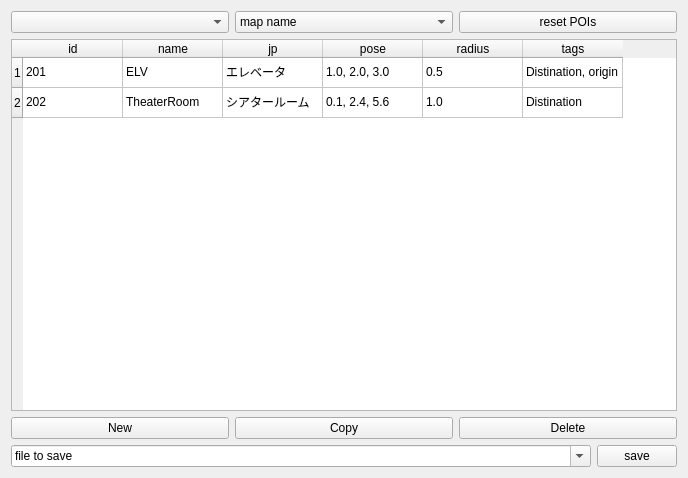
<?xml version="1.0" encoding="UTF-8"?>
<ui version="4.0">
 <class>PoiEditorUi</class>
 <widget class="QWidget" name="PoiEditorUi">
  <property name="windowModality">
   <enum>Qt::WindowModal</enum>
  </property>
  <property name="geometry">
   <rect>
    <x>0</x>
    <y>0</y>
    <width>688</width>
    <height>478</height>
   </rect>
  </property>
  <property name="sizePolicy">
   <sizepolicy hsizetype="Preferred" vsizetype="Preferred">
    <horstretch>0</horstretch>
    <verstretch>0</verstretch>
   </sizepolicy>
  </property>
  <property name="windowTitle">
   <string>TestWidget Window</string>
  </property>
  <layout class="QVBoxLayout" name="verticalLayout">
   <item>
    <layout class="QHBoxLayout" name="horizontalLayout">
     <item>
      <widget class="QComboBox" name="MapListcomboBox">
       <property name="currentText">
        <string/>
       </property>
       <property name="currentIndex">
        <number>-1</number>
       </property>
      </widget>
     </item>
     <item>
      <widget class="QComboBox" name="MapComboBox">
       <property name="layoutDirection">
        <enum>Qt::LeftToRight</enum>
       </property>
       <item>
        <property name="text">
         <string>map name</string>
        </property>
       </item>
      </widget>
     </item>
     <item>
      <widget class="QPushButton" name="ResetButton">
       <property name="text">
        <string>reset POIs</string>
       </property>
      </widget>
     </item>
    </layout>
   </item>
   <item>
    <widget class="QTableWidget" name="PoiTable">
     <property name="rowCount">
      <number>2</number>
     </property>
     <property name="columnCount">
      <number>6</number>
     </property>
     <row>
      <property name="text">
       <string>1</string>
      </property>
     </row>
     <row>
      <property name="text">
       <string>2</string>
      </property>
     </row>
     <column>
      <property name="text">
       <string>id</string>
      </property>
     </column>
     <column>
      <property name="text">
       <string>name</string>
      </property>
     </column>
     <column>
      <property name="text">
       <string>jp</string>
      </property>
     </column>
     <column>
      <property name="text">
       <string>pose</string>
      </property>
     </column>
     <column>
      <property name="text">
       <string>radius</string>
      </property>
     </column>
     <column>
      <property name="text">
       <string>tags</string>
      </property>
     </column>
     <item row="0" column="0">
      <property name="text">
       <string>201</string>
      </property>
     </item>
     <item row="0" column="1">
      <property name="text">
       <string>ELV</string>
      </property>
     </item>
     <item row="0" column="2">
      <property name="text">
       <string>エレベータ</string>
      </property>
     </item>
     <item row="0" column="3">
      <property name="text">
       <string>1.0, 2.0, 3.0</string>
      </property>
     </item>
     <item row="0" column="4">
      <property name="text">
       <string>0.5</string>
      </property>
     </item>
     <item row="0" column="5">
      <property name="text">
       <string>Distination, origin</string>
      </property>
     </item>
     <item row="1" column="0">
      <property name="text">
       <string>202</string>
      </property>
     </item>
     <item row="1" column="1">
      <property name="text">
       <string>TheaterRoom</string>
      </property>
     </item>
     <item row="1" column="2">
      <property name="text">
       <string>シアタールーム</string>
      </property>
     </item>
     <item row="1" column="3">
      <property name="text">
       <string>0.1, 2.4, 5.6</string>
      </property>
     </item>
     <item row="1" column="4">
      <property name="text">
       <string>1.0</string>
      </property>
     </item>
     <item row="1" column="5">
      <property name="text">
       <string>Distination</string>
      </property>
     </item>
    </widget>
   </item>
   <item>
    <layout class="QHBoxLayout" name="horizontalLayout_1">
     <item>
      <widget class="QPushButton" name="NewButton">
       <property name="text">
        <string>New</string>
       </property>
      </widget>
     </item>
     <item>
      <widget class="QPushButton" name="CopyButton">
       <property name="text">
        <string>Copy</string>
       </property>
      </widget>
     </item>
     <item>
      <widget class="QPushButton" name="DeleteButton">
       <property name="text">
        <string>Delete</string>
       </property>
      </widget>
     </item>
    </layout>
   </item>
   <item>
    <layout class="QHBoxLayout" name="horizontalLayout_2" stretch="1,0">
     <item>
      <widget class="QComboBox" name="FileComboBox">
       <property name="editable">
        <bool>true</bool>
       </property>
       <item>
        <property name="text">
         <string>file to save</string>
        </property>
       </item>
      </widget>
     </item>
     <item>
      <widget class="QPushButton" name="SaveButton">
       <property name="text">
        <string>save</string>
       </property>
      </widget>
     </item>
    </layout>
   </item>
  </layout>
 </widget>
 <resources/>
 <connections/>
</ui>
